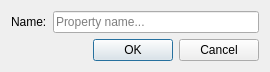
<?xml version="1.0" encoding="UTF-8"?>
<ui version="4.0">
 <class>change_property_name_dialog</class>
 <widget class="QDialog" name="change_property_name_dialog">
  <property name="geometry">
   <rect>
    <x>0</x>
    <y>0</y>
    <width>270</width>
    <height>69</height>
   </rect>
  </property>
  <property name="sizePolicy">
   <sizepolicy hsizetype="Fixed" vsizetype="Fixed">
    <horstretch>0</horstretch>
    <verstretch>0</verstretch>
   </sizepolicy>
  </property>
  <property name="windowTitle">
   <string>Change property name...</string>
  </property>
  <layout class="QVBoxLayout" name="verticalLayout">
   <item>
    <layout class="QFormLayout" name="formLayout">
     <item row="0" column="0">
      <widget class="QLabel" name="nameLabel">
       <property name="text">
        <string>Name:</string>
       </property>
      </widget>
     </item>
     <item row="0" column="1">
      <widget class="QLineEdit" name="nameEdit">
       <property name="placeholderText">
        <string>Property name...</string>
       </property>
      </widget>
     </item>
    </layout>
   </item>
   <item>
    <widget class="QDialogButtonBox" name="buttonBox">
     <property name="orientation">
      <enum>Qt::Horizontal</enum>
     </property>
     <property name="standardButtons">
      <set>QDialogButtonBox::Cancel|QDialogButtonBox::Ok</set>
     </property>
    </widget>
   </item>
  </layout>
 </widget>
 <resources/>
 <connections>
  <connection>
   <sender>buttonBox</sender>
   <signal>accepted()</signal>
   <receiver>change_property_name_dialog</receiver>
   <slot>accept()</slot>
   <hints>
    <hint type="sourcelabel">
     <x>248</x>
     <y>254</y>
    </hint>
    <hint type="destinationlabel">
     <x>157</x>
     <y>274</y>
    </hint>
   </hints>
  </connection>
  <connection>
   <sender>buttonBox</sender>
   <signal>rejected()</signal>
   <receiver>change_property_name_dialog</receiver>
   <slot>reject()</slot>
   <hints>
    <hint type="sourcelabel">
     <x>316</x>
     <y>260</y>
    </hint>
    <hint type="destinationlabel">
     <x>286</x>
     <y>274</y>
    </hint>
   </hints>
  </connection>
 </connections>
</ui>
